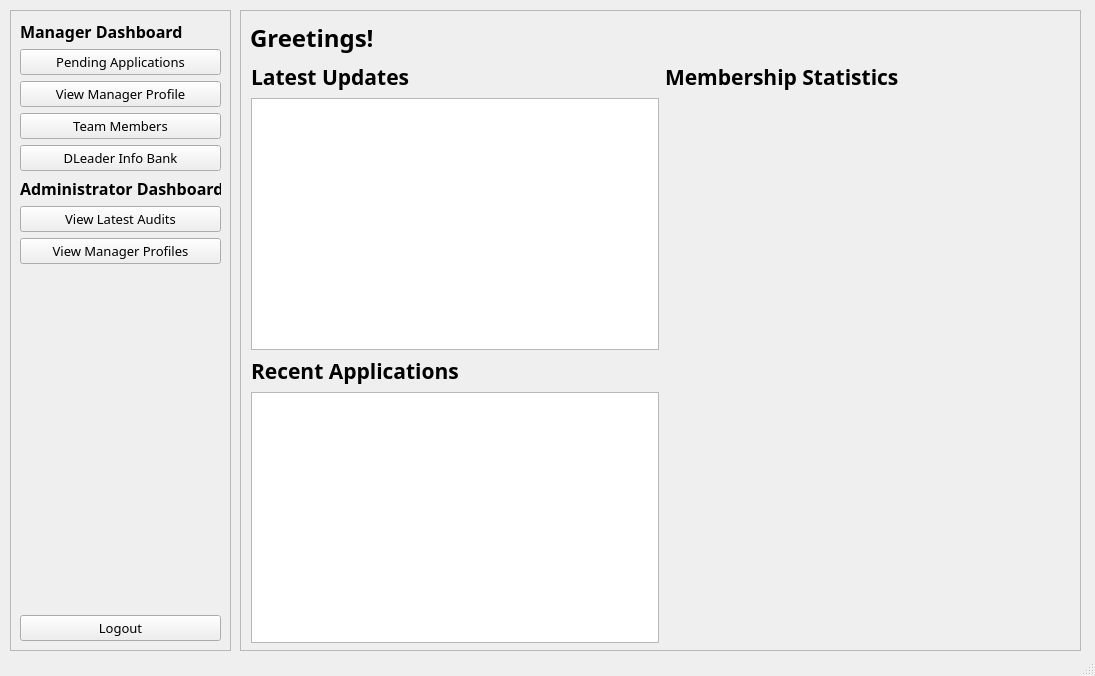
<?xml version="1.0" encoding="UTF-8"?>
<ui version="4.0">
 <class>MainWindow</class>
 <widget class="QMainWindow" name="MainWindow">
  <property name="geometry">
   <rect>
    <x>0</x>
    <y>0</y>
    <width>1095</width>
    <height>676</height>
   </rect>
  </property>
  <property name="font">
   <font>
    <family>IBM Plex Sans</family>
    <pointsize>10</pointsize>
   </font>
  </property>
  <property name="windowTitle">
   <string>Manager Dashboard</string>
  </property>
  <widget class="QWidget" name="centralwidget">
   <property name="font">
    <font>
     <family>IBM Plex Sans</family>
     <pointsize>10</pointsize>
    </font>
   </property>
   <widget class="QFrame" name="sidebar">
    <property name="geometry">
     <rect>
      <x>10</x>
      <y>10</y>
      <width>221</width>
      <height>641</height>
     </rect>
    </property>
    <property name="frameShape">
     <enum>QFrame::StyledPanel</enum>
    </property>
    <property name="frameShadow">
     <enum>QFrame::Raised</enum>
    </property>
    <layout class="QVBoxLayout" name="verticalLayout_4">
     <item>
      <layout class="QVBoxLayout" name="vLayout_managerDashboard">
       <item>
        <widget class="QLabel" name="label_managerDashboard">
         <property name="font">
          <font>
           <family>IBM Plex Sans</family>
           <pointsize>12</pointsize>
           <weight>75</weight>
           <bold>true</bold>
          </font>
         </property>
         <property name="text">
          <string>Manager Dashboard</string>
         </property>
        </widget>
       </item>
       <item>
        <widget class="QPushButton" name="btn_pendingApps">
         <property name="font">
          <font>
           <pointsize>10</pointsize>
          </font>
         </property>
         <property name="text">
          <string>Pending Applications</string>
         </property>
        </widget>
       </item>
       <item>
        <widget class="QPushButton" name="btn_managerProfile">
         <property name="font">
          <font>
           <pointsize>10</pointsize>
          </font>
         </property>
         <property name="text">
          <string>View Manager Profile</string>
         </property>
        </widget>
       </item>
       <item>
        <widget class="QPushButton" name="btn_teamMembers">
         <property name="font">
          <font>
           <pointsize>10</pointsize>
          </font>
         </property>
         <property name="text">
          <string>Team Members</string>
         </property>
        </widget>
       </item>
       <item>
        <widget class="QPushButton" name="btn_dLeaderInfoBank">
         <property name="font">
          <font>
           <pointsize>10</pointsize>
          </font>
         </property>
         <property name="text">
          <string>DLeader Info Bank</string>
         </property>
        </widget>
       </item>
      </layout>
     </item>
     <item>
      <layout class="QVBoxLayout" name="vLayout_adminDashboard">
       <item>
        <widget class="QLabel" name="label_adminDashboard">
         <property name="font">
          <font>
           <family>IBM Plex Sans</family>
           <pointsize>12</pointsize>
           <weight>75</weight>
           <bold>true</bold>
          </font>
         </property>
         <property name="text">
          <string>Administrator Dashboard</string>
         </property>
        </widget>
       </item>
       <item>
        <widget class="QPushButton" name="btn_adminAudits">
         <property name="font">
          <font>
           <family>IBM Plex Sans</family>
           <pointsize>10</pointsize>
          </font>
         </property>
         <property name="text">
          <string>View Latest Audits</string>
         </property>
        </widget>
       </item>
       <item>
        <widget class="QPushButton" name="btn_adminManagerProfile">
         <property name="font">
          <font>
           <pointsize>10</pointsize>
          </font>
         </property>
         <property name="text">
          <string>View Manager Profiles</string>
         </property>
        </widget>
       </item>
      </layout>
     </item>
     <item>
      <spacer name="verticalSpacer">
       <property name="orientation">
        <enum>Qt::Vertical</enum>
       </property>
       <property name="sizeType">
        <enum>QSizePolicy::Maximum</enum>
       </property>
       <property name="sizeHint" stdset="0">
        <size>
         <width>20</width>
         <height>385</height>
        </size>
       </property>
      </spacer>
     </item>
     <item>
      <layout class="QVBoxLayout" name="vLayout_logout">
       <item>
        <widget class="QPushButton" name="btn_logout">
         <property name="text">
          <string>Logout</string>
         </property>
        </widget>
       </item>
      </layout>
     </item>
    </layout>
   </widget>
   <widget class="QFrame" name="dashboardContent">
    <property name="geometry">
     <rect>
      <x>240</x>
      <y>10</y>
      <width>841</width>
      <height>641</height>
     </rect>
    </property>
    <property name="sizePolicy">
     <sizepolicy hsizetype="Preferred" vsizetype="Preferred">
      <horstretch>0</horstretch>
      <verstretch>0</verstretch>
     </sizepolicy>
    </property>
    <property name="frameShape">
     <enum>QFrame::StyledPanel</enum>
    </property>
    <property name="frameShadow">
     <enum>QFrame::Raised</enum>
    </property>
    <widget class="QLabel" name="label_greeting">
     <property name="geometry">
      <rect>
       <x>10</x>
       <y>10</y>
       <width>821</width>
       <height>35</height>
      </rect>
     </property>
     <property name="font">
      <font>
       <pointsize>18</pointsize>
       <weight>75</weight>
       <bold>true</bold>
      </font>
     </property>
     <property name="text">
      <string>Greetings!</string>
     </property>
    </widget>
    <widget class="QWidget" name="layoutWidget">
     <property name="geometry">
      <rect>
       <x>11</x>
       <y>52</y>
       <width>821</width>
       <height>581</height>
      </rect>
     </property>
     <layout class="QGridLayout" name="gLayout_chartsAndTables">
      <item row="0" column="0">
       <widget class="QLabel" name="label_latestUpdates">
        <property name="font">
         <font>
          <pointsize>16</pointsize>
          <weight>75</weight>
          <bold>true</bold>
         </font>
        </property>
        <property name="text">
         <string>Latest Updates</string>
        </property>
       </widget>
      </item>
      <item row="0" column="1">
       <widget class="QLabel" name="label_memberStats">
        <property name="font">
         <font>
          <pointsize>16</pointsize>
          <weight>75</weight>
          <bold>true</bold>
         </font>
        </property>
        <property name="text">
         <string>Membership Statistics</string>
        </property>
       </widget>
      </item>
      <item row="1" column="0">
       <widget class="QTableView" name="tbl_latestUpdates"/>
      </item>
      <item row="1" column="1">
       <widget class="QWidget" name="chart_memberStats" native="true">
        <property name="sizePolicy">
         <sizepolicy hsizetype="Expanding" vsizetype="Expanding">
          <horstretch>0</horstretch>
          <verstretch>0</verstretch>
         </sizepolicy>
        </property>
       </widget>
      </item>
      <item row="2" column="0">
       <widget class="QLabel" name="label_recentApplications">
        <property name="font">
         <font>
          <pointsize>16</pointsize>
          <weight>75</weight>
          <bold>true</bold>
         </font>
        </property>
        <property name="text">
         <string>Recent Applications</string>
        </property>
       </widget>
      </item>
      <item row="3" column="0">
       <widget class="QTableView" name="tbl_recentApplications"/>
      </item>
     </layout>
    </widget>
   </widget>
  </widget>
  <widget class="QStatusBar" name="statusbar"/>
 </widget>
 <resources/>
 <connections/>
</ui>
